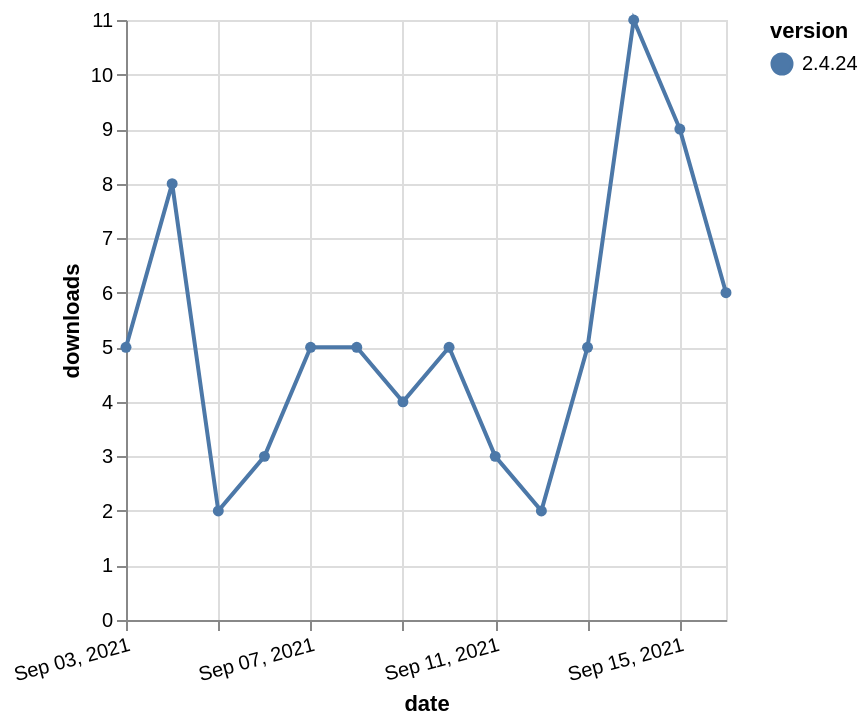

Vega-Lite specification stored for this chart:
### Vega-Lite specification from a JSON file in a GitHub repository (floating-point values rounded to 4 significant figures)
{"$schema": "https://vega.github.io/schema/vega-lite/v5.json", "description": "A simple bar chart with embedded data.", "data": {"values": [{"date": "2021-09-03", "total": 24666, "delta": 5, "version": "2.4.24"}, {"date": "2021-09-04", "total": 24674, "delta": 8, "version": "2.4.24"}, {"date": "2021-09-05", "total": 24676, "delta": 2, "version": "2.4.24"}, {"date": "2021-09-06", "total": 24679, "delta": 3, "version": "2.4.24"}, {"date": "2021-09-07", "total": 24684, "delta": 5, "version": "2.4.24"}, {"date": "2021-09-08", "total": 24689, "delta": 5, "version": "2.4.24"}, {"date": "2021-09-09", "total": 24693, "delta": 4, "version": "2.4.24"}, {"date": "2021-09-10", "total": 24698, "delta": 5, "version": "2.4.24"}, {"date": "2021-09-11", "total": 24701, "delta": 3, "version": "2.4.24"}, {"date": "2021-09-12", "total": 24703, "delta": 2, "version": "2.4.24"}, {"date": "2021-09-13", "total": 24708, "delta": 5, "version": "2.4.24"}, {"date": "2021-09-14", "total": 24719, "delta": 11, "version": "2.4.24"}, {"date": "2021-09-15", "total": 24728, "delta": 9, "version": "2.4.24"}, {"date": "2021-09-16", "total": 24734, "delta": 6, "version": "2.4.24"}]}, "width": "container", "mark": {"type": "line", "point": {"filled": true}}, "encoding": {"x": {"field": "date", "type": "temporal", "timeUnit": "yearmonthdate", "title": "date", "axis": {"labelAngle": -15}}, "y": {"field": "delta", "type": "quantitative", "title": "downloads"}, "color": {"field": "version", "type": "nominal"}, "tooltip": {"field": "delta"}}}
